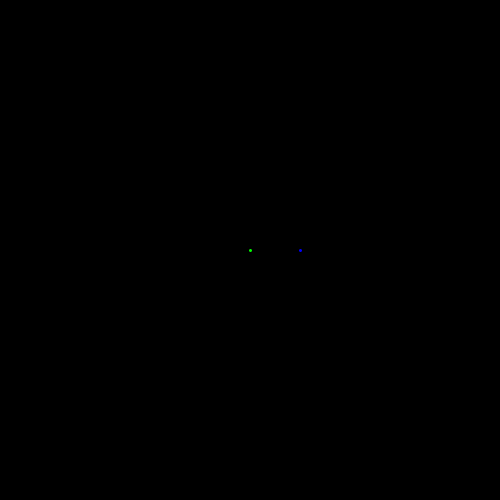
Frame 1 (no input)
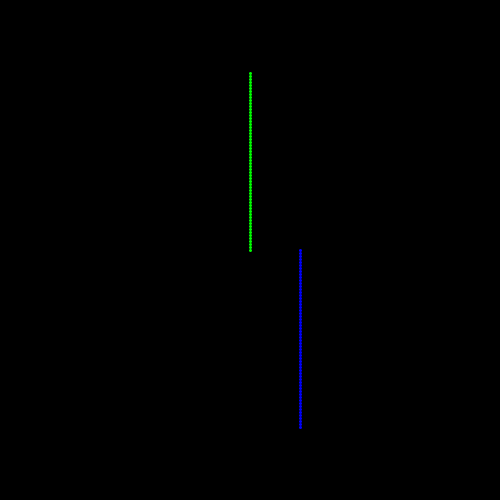
Frame 60 (the mouse pressed at the canvas centre just before this capture)
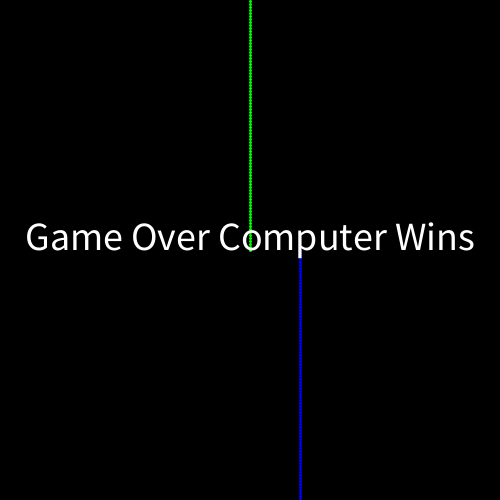
Frame 120 (the mouse held since frame 60 and released just before this capture)

The Processing sketch that drew these frames (run headless with seeded random() and noise(); from frame 60 on, the mouse is pressed at the canvas centre):

// Processing sketch: processing_78093
// ── processing_78093.pde

//Derek Kwong, Mods 14/15
int x=250;
int y=250;
int compX=300;
int compY=250;
int compDir=DOWN;
int direction= UP;
boolean gameOver=false;

void setup()
{
  size(500, 500);
  background(0);
  fill(255);
  strokeWeight(3);
  frameRate(40);
  direction=UP;
}
void draw()
{ 
  stroke(0, 255, 0);

  if (gameOver==true)
  { 
    stroke(255);
  }
  else
  {
    human();
    if (gameOver==false)
    {
      computer();
    }
  }
}
void human()
{ 
  if (get(x, y)!= color(0))
  {
    gameOver=true;
    textSize(40);
    textAlign(CENTER);
    text("Game Over Computer Wins", 250, 250);
  }

  point(x, y);
  if (direction==DOWN)
  { 
    y=y+3;
  }

  else if ( direction==UP)
  {
    y=y-3;
  }
  else if (direction==LEFT)
  {
    x=x-3;
  }
  else if (direction==RIGHT)
  {
    x=x+3;
  }
}
void keyPressed()
{ 
  if (key=='s')
  {
    direction=DOWN;
  }
  if (key=='w')
  {
    direction=UP;
  }
  if (key=='a')
  {
    direction=LEFT;
  }
  if (key=='d')
  {
    direction=RIGHT;
  }
 
}
void computer()
{ 
  if (get(compX, compY)!= color(0))
  { 
    gameOver=true;
  }


  stroke(0, 0, 255);
  point(compX, compY);
  if (gameOver==true && compX+3!=color(0))
  {
    stroke(255);
    textSize(40);
    textAlign(CENTER);
    text("Game Over You Win", 250, 250);
  }
  else if (compDir==LEFT)
  { 
    compX=compX-3;
    if (get(compX-3, compY) !=color(0))
    {
      compDir=UP;
    }
  }
  else if (compDir==RIGHT)
  {
    compX=compX+3;
    if (get(compX+3, compY) !=color(0))
    { 
      compDir=DOWN;
    }
  }
  else if (compDir==DOWN)
  { 
    compY=compY+3;
    if (get(compX, compY+3) !=color(0))
    {
      compDir=LEFT;
    }
  }
  else if (compDir==UP)
  {
    compY=compY-3;
    if (get(compX, compY-3)!=color(0))
    {    
      compDir=RIGHT;
    }
  }
}
